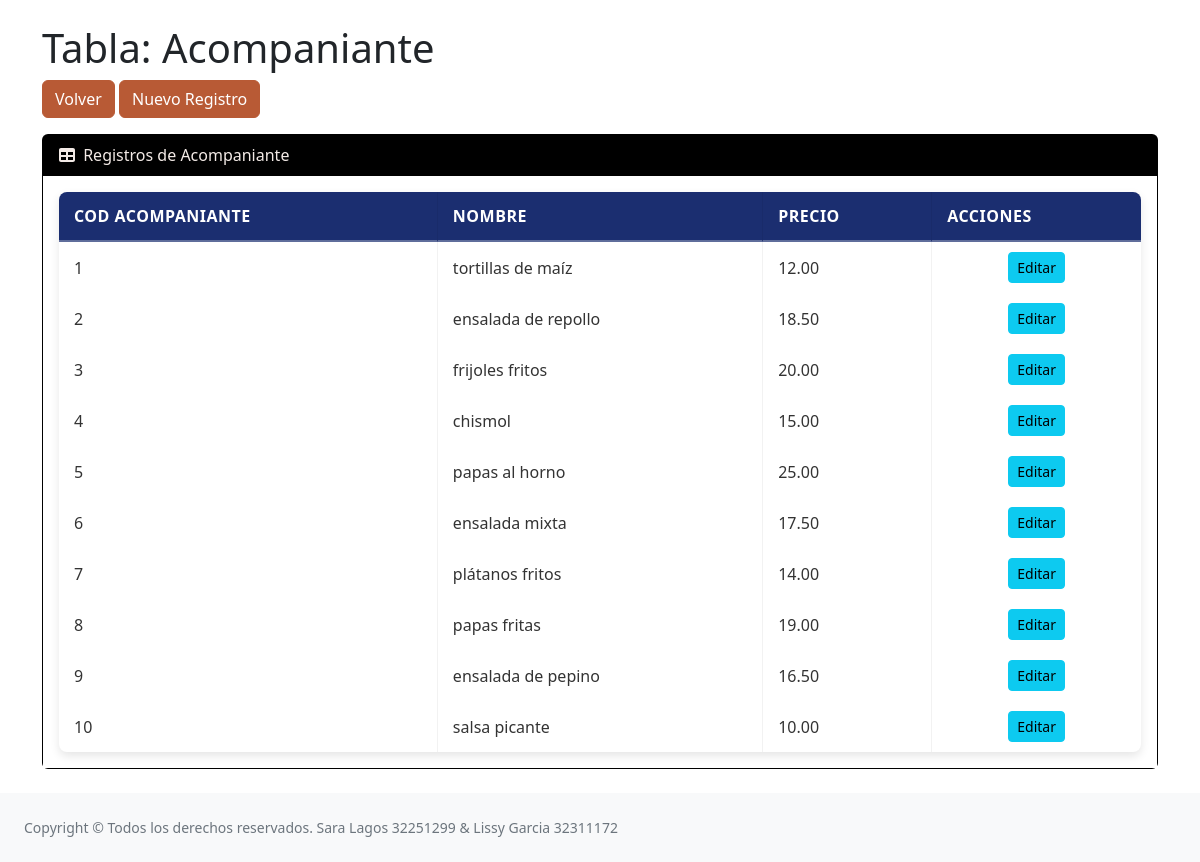
The app's page /admin.php?tabla=acompaniante with its own data.
### tables this page shows
CREATE TABLE acompaniante (
    cod_acompaniante INT PRIMARY KEY AUTO_INCREMENT,
    nombre VARCHAR(45) NOT NULL,
    precio DECIMAL(10,2) NOT NULL
);

### admin.php (the view, shortened to what this page needs)
<?php
$tabla = $_GET['tabla'] ?? '';
require './config/database.php';
$sql = "SELECT * FROM `$tabla`";
$resultado = mysqli_query($db, $sql);
?>
<!DOCTYPE html>
<html lang="en">
    <head>
        <link href="https://cdn.jsdelivr.net/npm/simple-datatables@7.1.2/dist/style.min.css" rel="stylesheet" />
        <link href="css/styles-admin.css" rel="stylesheet" />
    </head>
    <body class="sb-nav-fixed">
        <div class="container mt-4">
    <h1>Tabla: <?php echo ucwords(str_replace("_", " ", $tabla)); ?></h1>
    <a href="index.php" class="btn btn-primary mb-3">Volver</a>
    <a href="#addProductModal" class="btn btn-success mb-3" data-toggle="modal">Nuevo Registro</a>
    <div class="card mb-4">
        <div class="card-header">
            <i class="fas fa-table me-1"></i>
            Registros de <?php echo ucwords(str_replace("_", " ", $tabla)); ?>
        </div>
        <div class="card-body">
            <table id="datatablesSimple">
<thead>
    <tr>
        <?php
$primerFila = mysqli_fetch_assoc($resultado);
$columnas = [];
$clavePrimaria = '';
if ($primerFila) {
    $keys = array_keys($primerFila);
    $clavePrimaria = $keys[0];
    foreach ($keys as $col) {
        if ($col !== $clavePrimaria) {
            $columnas[] = $col;
        }
    }
}
echo "<thead><tr>";
echo "<th>" . ucfirst(str_replace("_", " ", $clavePrimaria)) . "</th>";
foreach ($columnas as $col) {
    echo "<th>" . ucfirst(str_replace("_", " ", $col)) . "</th>";
}
echo "<th>Acciones</th>";
echo "</tr></thead>";
        ?>
    </tr>
</thead>
<tbody>
<?php
if ($primerFila) {
    echo "<tr>";
    echo "<td data-name='{$clavePrimaria}'>" . htmlspecialchars($primerFila[$clavePrimaria]) . "</td>";
    foreach ($columnas as $col) {
        echo "<td data-name='{$col}'>" . htmlspecialchars($primerFila[$col]) . "</td>";
    }
    echo "<td>
        <a href='#editProductModal' class='edit btn btn-sm btn-info' data-prod-id='{$primerFila[$clavePrimaria]}'>Editar</a>
    </td>";
    echo "</tr>";
}
while ($fila = mysqli_fetch_assoc($resultado)) {
    echo "<tr>";
    echo "<td data-name='{$clavePrimaria}'>" . htmlspecialchars($fila[$clavePrimaria]) . "</td>";
    foreach ($columnas as $col) {
        echo "<td data-name='{$col}'>" . htmlspecialchars($fila[$col]) . "</td>";
    }
    echo "<td>
        <a href='#editProductModal' class='edit btn btn-sm btn-info' data-prod-id='{$fila[$clavePrimaria]}'>Editar</a>
    </td>";
    echo "</tr>";
}
?>
</tbody>
            </table>
        </div>
    </div>
</div>
                <footer class="py-4 bg-light mt-auto">
                    <div class="container-fluid px-4">
                        <div class="d-flex align-items-center justify-content-between small">
                            <div class="text-muted">Copyright &copy; Todos los derechos reservados. Sara Lagos 32251299 & Lissy Garcia 32311172</div>
                        </div>
                    </div>
                </footer>
    </body>
</html>

### records on screen
acompaniante: cod_acompaniante "1", nombre "tortillas de maíz", precio "12.00"
acompaniante: cod_acompaniante "2", nombre "ensalada de repollo", precio "18.50"
acompaniante: cod_acompaniante "3", nombre "frijoles fritos", precio "20.00"
acompaniante: cod_acompaniante "4", nombre "chismol", precio "15.00"
acompaniante: cod_acompaniante "5", nombre "papas al horno", precio "25.00"
acompaniante: cod_acompaniante "6", nombre "ensalada mixta", precio "17.50"
acompaniante: cod_acompaniante "7", nombre "plátanos fritos", precio "14.00"
acompaniante: cod_acompaniante "8", nombre "papas fritas", precio "19.00"
acompaniante: cod_acompaniante "9", nombre "ensalada de pepino", precio "16.50"
acompaniante: cod_acompaniante "10", nombre "salsa picante", precio "10.00"

### other values on screen
str_replace("_", " ", $tabla) "Acompaniante"
str_replace("_", " ", $clavePrimaria) "COD ACOMPANIANTE"
str_replace("_", " ", $col) "NOMBRE"
str_replace("_", " ", $col) "PRECIO"
